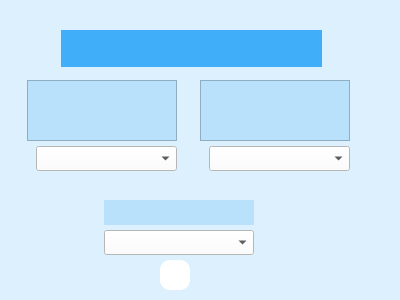
<?xml version="1.0" encoding="UTF-8"?>
<ui version="4.0">
 <class>FormActv</class>
 <widget class="QWidget" name="FormActv">
  <property name="geometry">
   <rect>
    <x>0</x>
    <y>0</y>
    <width>400</width>
    <height>300</height>
   </rect>
  </property>
  <property name="windowTitle">
   <string>Form</string>
  </property>
  <property name="styleSheet">
   <string notr="true">background-color: #DDF0FD;</string>
  </property>
  <widget class="QLabel" name="tituloActv">
   <property name="geometry">
    <rect>
     <x>61</x>
     <y>30</y>
     <width>261</width>
     <height>37</height>
    </rect>
   </property>
   <property name="styleSheet">
    <string notr="true">color: black;
background-color: #41AEF9;</string>
   </property>
   <property name="text">
    <string/>
   </property>
   <property name="alignment">
    <set>Qt::AlignCenter</set>
   </property>
  </widget>
  <widget class="QLabel" name="pregunta3">
   <property name="geometry">
    <rect>
     <x>104</x>
     <y>200</y>
     <width>150</width>
     <height>25</height>
    </rect>
   </property>
   <property name="styleSheet">
    <string notr="true">background-color: #BAE1FC;
</string>
   </property>
   <property name="text">
    <string/>
   </property>
   <property name="alignment">
    <set>Qt::AlignCenter</set>
   </property>
  </widget>
  <widget class="QComboBox" name="respuestas1">
   <property name="geometry">
    <rect>
     <x>36</x>
     <y>146</y>
     <width>141</width>
     <height>25</height>
    </rect>
   </property>
   <property name="styleSheet">
    <string notr="true">background-color: white;</string>
   </property>
  </widget>
  <widget class="QComboBox" name="respuestas2">
   <property name="geometry">
    <rect>
     <x>209</x>
     <y>146</y>
     <width>141</width>
     <height>25</height>
    </rect>
   </property>
   <property name="styleSheet">
    <string notr="true">background-color: white;</string>
   </property>
  </widget>
  <widget class="QComboBox" name="respuestas3">
   <property name="geometry">
    <rect>
     <x>104</x>
     <y>230</y>
     <width>150</width>
     <height>25</height>
    </rect>
   </property>
   <property name="styleSheet">
    <string notr="true">background-color: white;</string>
   </property>
  </widget>
  <widget class="QPushButton" name="aceptar">
   <property name="geometry">
    <rect>
     <x>160</x>
     <y>260</y>
     <width>30</width>
     <height>30</height>
    </rect>
   </property>
   <property name="cursor">
    <cursorShape>PointingHandCursor</cursorShape>
   </property>
   <property name="styleSheet">
    <string notr="true">background-color: white;
border-radius: 10;</string>
   </property>
   <property name="text">
    <string/>
   </property>
   <property name="icon">
    <iconset>
     <normaloff>source/check.png</normaloff>source/check.png</iconset>
   </property>
  </widget>
  <widget class="QTextBrowser" name="pregunta1">
   <property name="geometry">
    <rect>
     <x>27</x>
     <y>80</y>
     <width>150</width>
     <height>61</height>
    </rect>
   </property>
   <property name="styleSheet">
    <string notr="true">background-color: #BAE1FC;
</string>
   </property>
   <property name="html">
    <string>&lt;!DOCTYPE HTML PUBLIC &quot;-//W3C//DTD HTML 4.0//EN&quot; &quot;http://www.w3.org/TR/REC-html40/strict.dtd&quot;&gt;
&lt;html&gt;&lt;head&gt;&lt;meta name=&quot;qrichtext&quot; content=&quot;1&quot; /&gt;&lt;style type=&quot;text/css&quot;&gt;
p, li { white-space: pre-wrap; }
&lt;/style&gt;&lt;/head&gt;&lt;body style=&quot; font-family:'MS Shell Dlg 2'; font-size:8.25pt; font-weight:400; font-style:normal;&quot;&gt;
&lt;p style=&quot;-qt-paragraph-type:empty; margin-top:0px; margin-bottom:0px; margin-left:0px; margin-right:0px; -qt-block-indent:0; text-indent:0px;&quot;&gt;&lt;br /&gt;&lt;/p&gt;&lt;/body&gt;&lt;/html&gt;</string>
   </property>
  </widget>
  <widget class="QTextBrowser" name="pregunta2">
   <property name="geometry">
    <rect>
     <x>200</x>
     <y>80</y>
     <width>150</width>
     <height>61</height>
    </rect>
   </property>
   <property name="styleSheet">
    <string notr="true">background-color: #BAE1FC;</string>
   </property>
   <property name="html">
    <string>&lt;!DOCTYPE HTML PUBLIC &quot;-//W3C//DTD HTML 4.0//EN&quot; &quot;http://www.w3.org/TR/REC-html40/strict.dtd&quot;&gt;
&lt;html&gt;&lt;head&gt;&lt;meta name=&quot;qrichtext&quot; content=&quot;1&quot; /&gt;&lt;style type=&quot;text/css&quot;&gt;
p, li { white-space: pre-wrap; }
&lt;/style&gt;&lt;/head&gt;&lt;body style=&quot; font-family:'MS Shell Dlg 2'; font-size:8.25pt; font-weight:400; font-style:normal;&quot;&gt;
&lt;p style=&quot;-qt-paragraph-type:empty; margin-top:0px; margin-bottom:0px; margin-left:0px; margin-right:0px; -qt-block-indent:0; text-indent:0px;&quot;&gt;&lt;br /&gt;&lt;/p&gt;&lt;/body&gt;&lt;/html&gt;</string>
   </property>
  </widget>
 </widget>
 <resources/>
 <connections/>
</ui>
